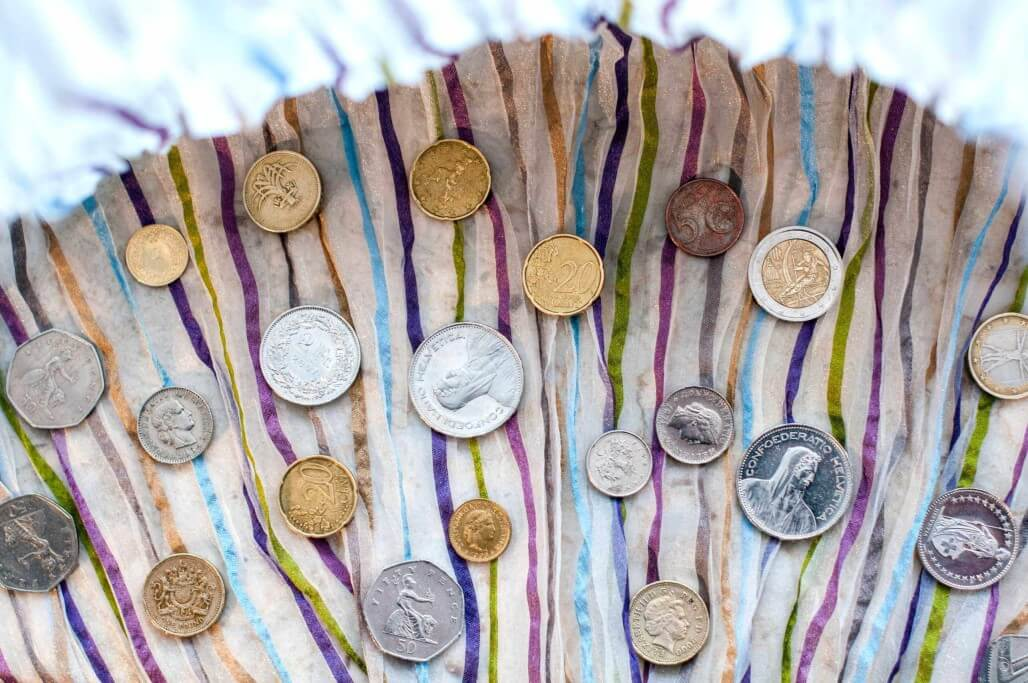
#> input picture shape-detection/coins.jpg, 1028 x 683 px
$ python shape_detector.py coins.jpg
#> lines starting #> are read from the running program, lines starting #| are printed output that depends on the picture; after the words box and inside, x2 and y2 are one past the last pixel; in counts of white or black regions, pixels touching at a corner belong together
import numpy as np
import matplotlib.pyplot as plt
import cv2
import sys

# read the image
image = cv2.imread(sys.argv[1])
#> image is the input picture: shape (683, 1028, 3); mean B, G, R 168.6, 169.4, 175.4

# convert to grayscale
grayscale = cv2.cvtColor(image, cv2.COLOR_BGR2GRAY)
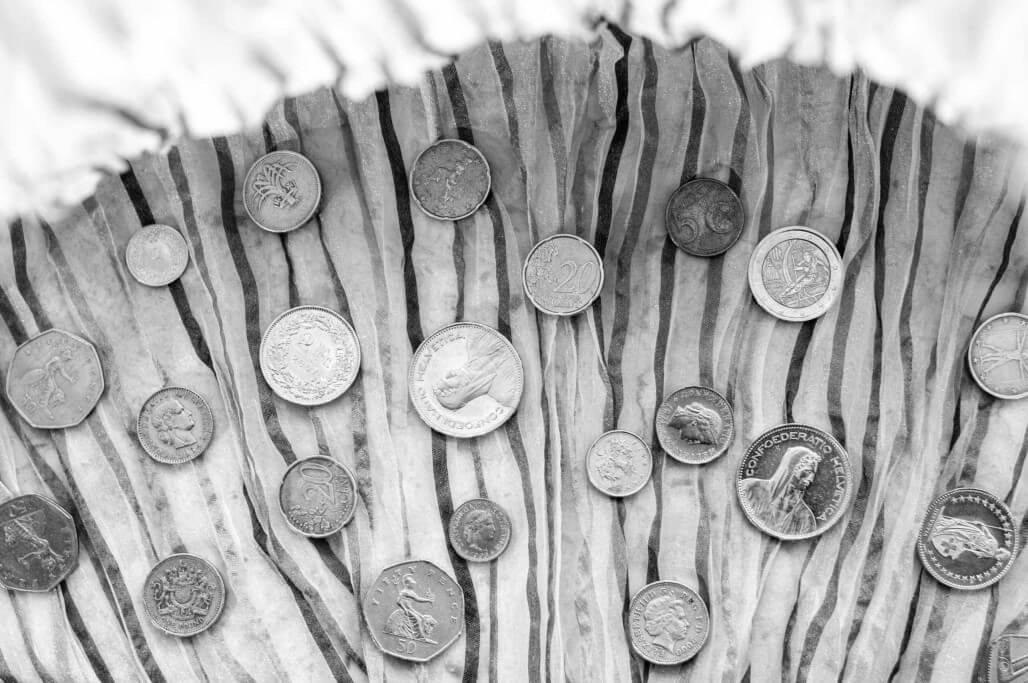
#> grayscale: shape (683, 1028); min 1, max 255, mean 171.1

# perform edge detection
edges = cv2.Canny(grayscale, 30, 100)
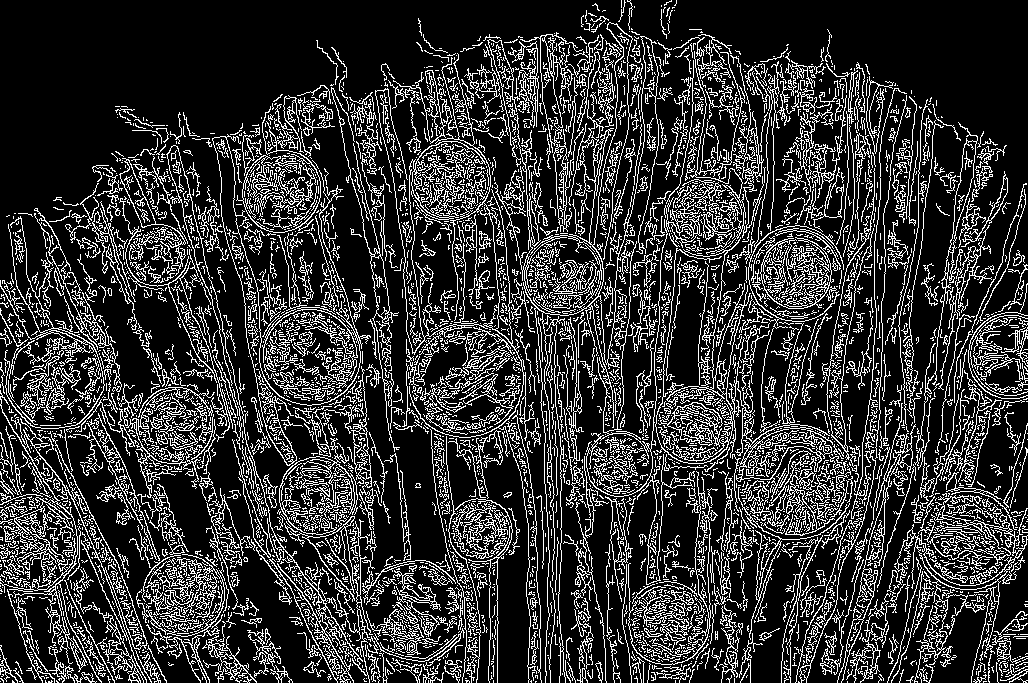
#> edges: shape (683, 1028); 20.4% white in thin lines or dots

# detect lines in the image using hough lines technique
lines = cv2.HoughLinesP(edges, 1, np.pi/180, 60, np.array([]), 50, 5)
#> lines = 333 rows, first 6: [214, 555, 268, 528], [168, 602, 247, 558], [191, 221, 241, 239], [416, 186, 488, 258], [0, 539, 84, 500], [427, 408, 520, 341]
# iterate over the output lines and draw them
for line in lines:
    for x1, y1, x2, y2 in line:
        cv2.line(image, (x1, y1), (x2, y2), color=(20, 220, 20), thickness=3)
#> this loop made 333 passes
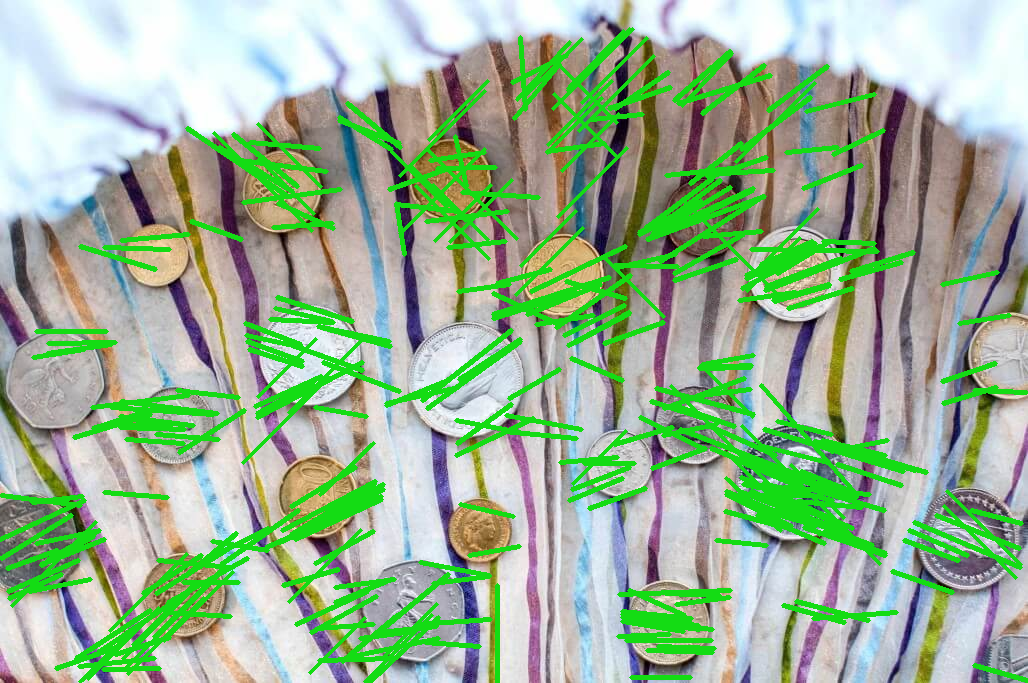
#> image: shape (683, 1028, 3); 14.51% of pixels changed, all inside (x1, y1, x2, y2) = (0, 27, 1028, 683)

# show the image
plt.imshow(image)
plt.show()
